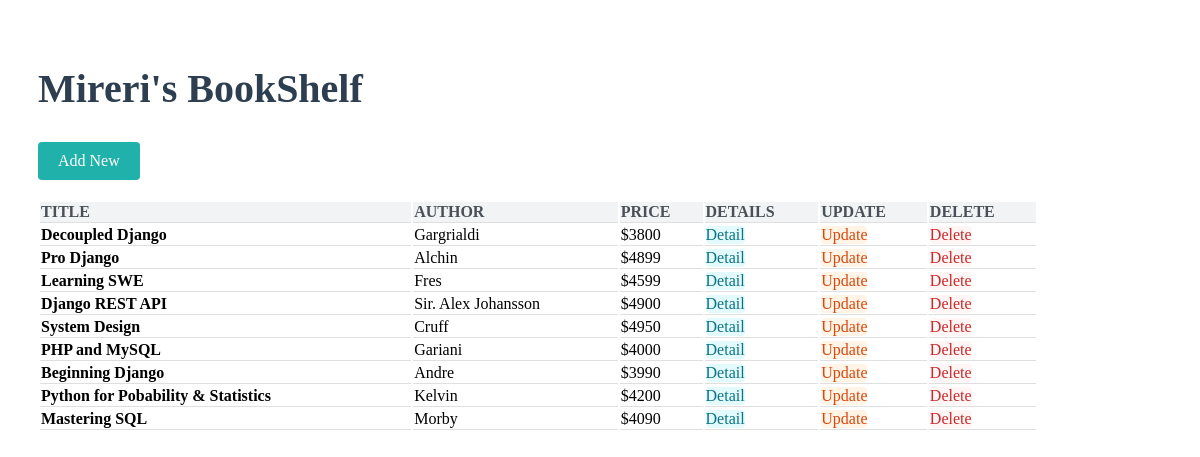
The page /api/listbooks/ on the database as committed earlier.
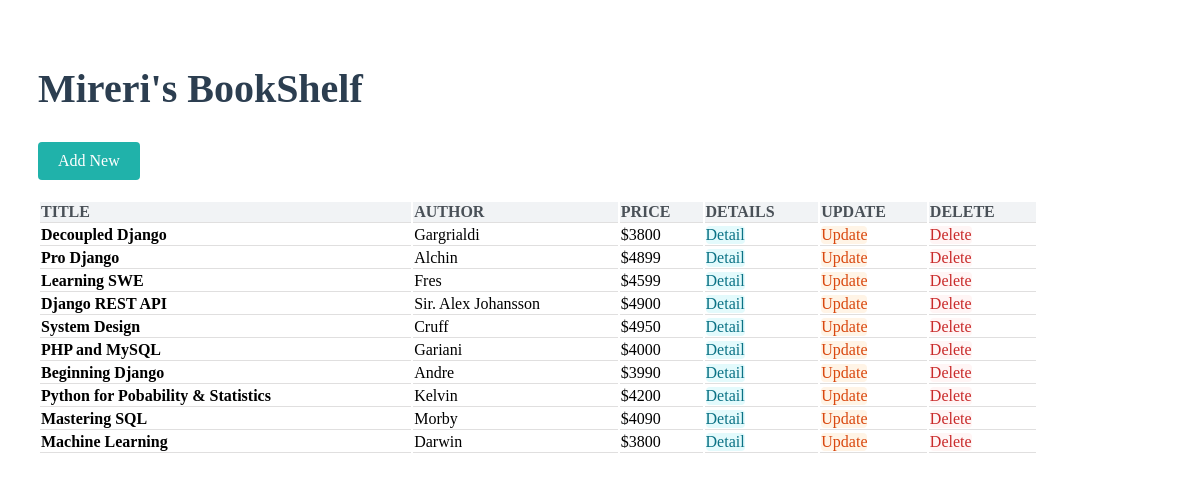
The same page on the database as committed later.
### classViewApp/models.py (models this page shows, shortened)
class Book(models.Model):
    id = models.IntegerField(primary_key=True)
    title = models.CharField(max_length=100)
    author = models.CharField(max_length=100)
    price = models.IntegerField()
    publisher = models.CharField(max_length=100)
    ebook = models.BooleanField(default=True)
    coverimg = models.CharField(max_length=100, default="", blank=True) # added cover image field that defaults to a blank row.
    class Meta:
        db_table = 'books'

### classViewApp/views.py (the view)
# urls.py: path('listbooks/', views.ListBookView.as_view(), name='list_books')
class ListBookView(ListView):
    model = Book
    template_name = 'listbooks.html'
    def get_context_data(self):
        books = Book.objects.all()
        context = {'books': books}
        return context

### templates/listbooks.html
<html>
<head>
    {%load static%}
    <link rel="stylesheet" type="text/css" href="{% static 'css/list_books.css'%}">
</head>
<body>
    <div class="container">
        <h1>Mireri's BookShelf</h1>
        <div class="action-button">
            <a href="{% url 'add_book' %}" class="btn btn-add">Add New</a>
        </div>
        <div class="table-responsive">
            <table>
                <thead>
                    <tr>
                        <th>TITLE</th>
                        <th>AUTHOR</th>
                        <th>PRICE</th>
                        <th>DETAILS</th>
                        <th>UPDATE</th>
                        <th>DELETE</th>
                    </tr>
                </thead>
                <tbody>
                    {% for book in books %}
                    <tr>
                        <td><strong>{{ book.title }}</strong></td>
                        <td>{{ book.author }}</td>
                        <td>${{ book.price }}</td>
                        <td><a href="{% url 'list_book' book.id %}" class="btn btn-detail">Detail</a></td>
                        <td><a href="{% url 'update_book' book.id %}" class="btn btn-update">Update</a></td>
                        <td><a href="{% url 'delete_book' book.author %}" class="btn btn-delete">Delete</a></td>
                    </tr>
                    {% endfor %}
                </tbody>
            </table>
        </div>
    </div>
</body>
</html>

Rows that differ between the two databases and show on the page:
added Book: title "Machine Learning", author "Darwin", price "3800"
